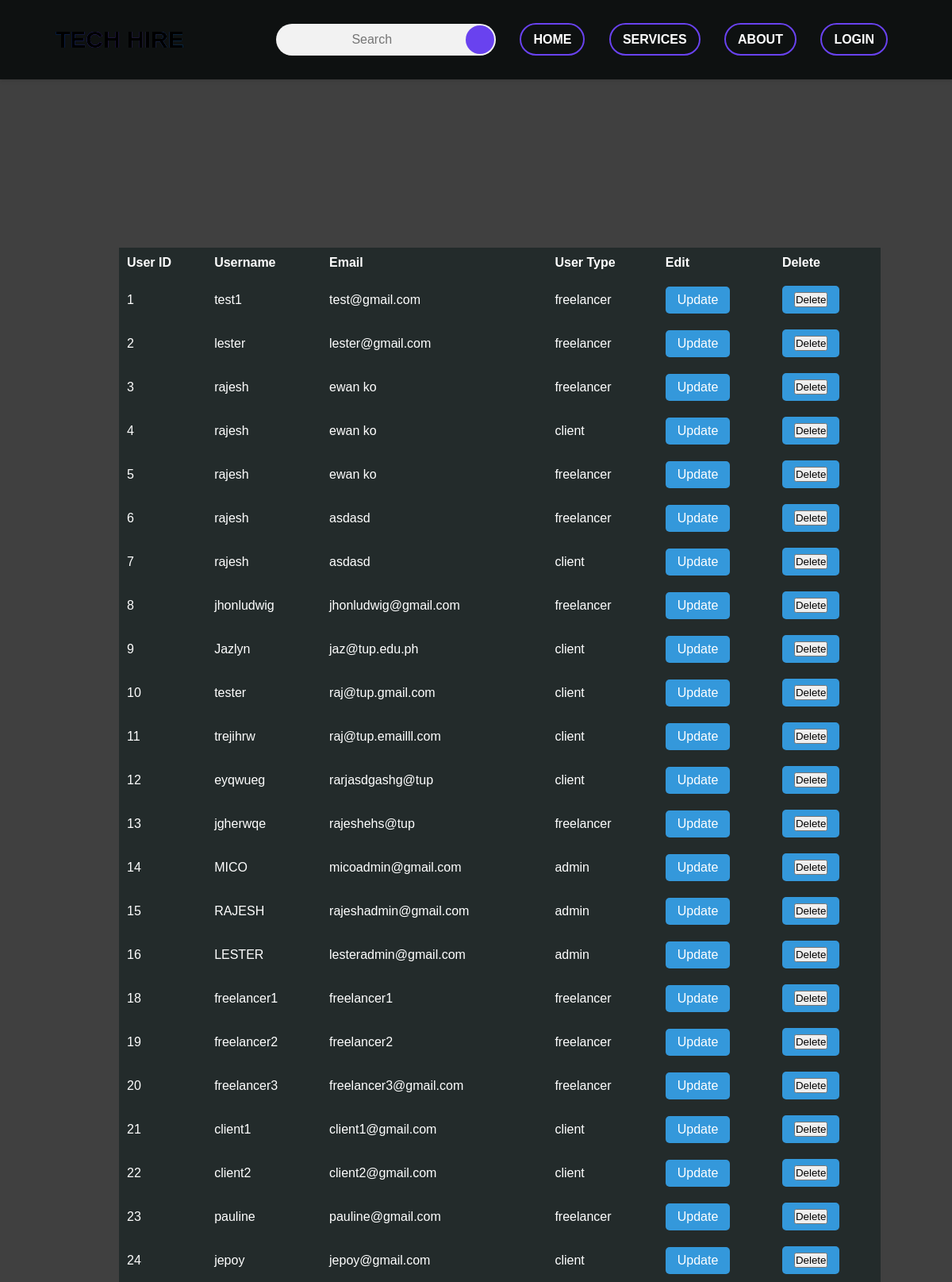
Page /actions/readuser.php on the committed database.
### tables this page shows
CREATE TABLE `users` (
  `user_id` int(11) NOT NULL,
  `username` varchar(50) NOT NULL,
  `pass` varchar(255) NOT NULL,
  `email` varchar(100) NOT NULL,
  `user_type` enum('client','freelancer','admin') NOT NULL
);

### actions/readuser.php (the view, shortened to what this page needs)
<!DOCTYPE html>
<html lang="en">
<head>
    <link rel='stylesheet' href="../css/readuser.css">
</head>
<body>
    <h2>User List</h2>
    <?php
    include('../includes/connect.php');
    include('../includes/header.php');
    $sql = "SELECT * FROM users";
    $result = $conn->query($sql);
    if ($result->num_rows > 0) {
        echo "<table>";
        echo "<tr><th>User ID</th><th>Username</th><th>Email</th><th>User Type</th><th>Edit</th><th>Delete</th></tr>";
        while ($row = $result->fetch_assoc()) {
            echo "<tr>";
            echo "<td>" . $row['user_id'] . "</td>";
            echo "<td>" . $row['username'] . "</td>";
            echo "<td>" . $row['email'] . "</td>";
            echo "<td>" . $row['user_type'] . "</td>";
            echo "<td>";
            echo "<a href='edituser.php?user_id=" . $row['user_id'] . "'>Update</a>";
            echo "<td>";
            echo "<form action='delete_user.php' method='post' onsubmit='return confirm(\"Are you sure you want to delete this user?\");'>";
            echo "<input type='submit' value='Delete'>";
            echo "</form>";
            echo "</td>";
            echo "</tr>";
        }
        echo "</table>";
    } else {
        echo "No users found.";
    }
    ?>
</body>
</html>

### includes/header.php (shortened to what this page needs)
<!DOCTYPE html>
<html lang="en">
<head>
    <link rel="stylesheet" href="../css/header.css">
</head>
<body>
<header>
    <div class="logo"><h1>Tech Hire</h1></div>
    <div class="search-box">
        <form>
            <input type="text" name="search" id="srch" placeholder="Search">
            <button type="submit"><i class="fa fa-search"></i></button>
        </form>
    </div>
    <ul>
        <li><a href="/project-root/index.php">Home</a></li>
        <li><a href="/project-root/pages/services.php">Services</a></li>
        <li><a href="/project-root/pages/about.php">About</a></li>
        <li>
            <?php
            if (isset($_SESSION['logged_in']) && $_SESSION['logged_in'] === true) {
                echo '<a href="/project-root/actions/logout.php" onclick="return confirm(\'Are you sure you want to log out?\')">Logout</a>';
            } else {
                echo '<a href="/project-root/actions/login.php">Login</a>';
            }
            ?>
        </li>
    </ul>
</header>

### css/readuser.css (style rules this page uses)
body { height: 100%; overflow-y: auto; margin: 0; padding: 0; box-sizing: border-box; font-family: "Poppins, sans-serif"; background-size: cover; background-position: center; background-repeat: repeat; background-image: linear-gradient(rgba(0, 0, 0, 0.75), rgba(0, 0, 0, 0.75)), url("../images/purplesignup.jpg"); }
h2 { font-size: 36px; margin: 20px 0; text-align: center; color: white; top: 90%; }
table { width: 80%; background-color: #232b2b; border-collapse: collapse; border-spacing: 15px; padding: 20px; margin-top: 250px; margin-left: 150px; }
th, td { padding: 10px; border: none; text-align: left; color: white; }
td form, td a { display: inline-block; padding: 8px 15px; background-color: #3498db; color: #fff; text-decoration: none; border-radius: 5px; cursor: pointer; text-align: center; }
td form { margin-right: auto; margin-left: auto; }
td a { text-align: center; margin-right: auto; margin-left: auto; }

### css/header.css (style rules this page uses)
* { margin: 0; padding: 0; box-sizing: border-box; font-family: Arial; }
body { background-size: cover; height: 100vh; background-position: center; }
header { width: 100%; height: 100px; display: flex; justify-content: space-between; align-items: center; position: fixed; z-index: 99; box-shadow: 0 0 10px #6942ef; background: #0e1111; }
header .logo { flex: 1; background: linear-gradient(90deg, #0065ff, #6942ef, #6554c0, #008cff, #0065ff, #6942ef); -webkit-background-clip: text; margin-left: 50px; text-transform: uppercase; position: relative; font-size: 15px; animation: gradientRotate 2s linear infinite; }
header .search-box { flex: 1; position: relative; }
.search-box input { width: 100%; height: 40px; border: none; outline: none; background: #f2f2f2; border-radius: 30px; color: gray; font-size: 16px; padding-left: 5px; padding-right: 40px; text-align: center; }
.search-box button { cursor: pointer; width: 40px; height: 40px; border-radius: 30px; border: none; position: absolute; top: 0; right: 0; transform: scale(0.9); background: #6942ef; color: #fff; }
header ul { flex: 2; display: flex; justify-content: space-evenly; }
header ul li { list-style: none; }
header ul li a { border-radius: 30px; border: 2px solid #6942ef; padding: 10px 15px; text-decoration: none; color: #fff; font-weight: 600; text-transform: uppercase; transition: background-color 0.3s ease-in-out, box-shadow 0.3s ease-in-out; }
header { position: fixed; top: 0; left: 0; right: 0; z-index: 10; padding: 20px; box-shadow: 0 2px 5px rgba(0, 0, 0, 0.1); }

### rows in the picture
users: user_id "1", username "test1", email "test@gmail.com", user_type "freelancer"
users: user_id "2", username "lester", email "lester@gmail.com", user_type "freelancer"
users: user_id "3", username "rajesh", email "ewan ko", user_type "freelancer"
users: user_id "4", username "rajesh", email "ewan ko", user_type "client"
users: user_id "5", username "rajesh", email "ewan ko", user_type "freelancer"
users: user_id "6", username "rajesh", email "asdasd", user_type "freelancer"
users: user_id "7", username "rajesh", email "asdasd", user_type "client"
users: user_id "8", username "jhonludwig", email "jhonludwig@gmail.com", user_type "freelancer"
users: user_id "9", username "Jazlyn", email "jaz@tup.edu.ph", user_type "client"
users: user_id "10", username "tester", email "raj@tup.gmail.com", user_type "client"
users: user_id "11", username "trejihrw", email "raj@tup.emailll.com", user_type "client"
users: user_id "12", username "eyqwueg", email "rarjasdgashg@tup", user_type "client"
users: user_id "13", username "jgherwqe", email "rajeshehs@tup", user_type "freelancer"
users: user_id "14", username "MICO", email "micoadmin@gmail.com", user_type "admin"
users: user_id "15", username "RAJESH", email "rajeshadmin@gmail.com", user_type "admin"
users: user_id "16", username "LESTER", email "lesteradmin@gmail.com", user_type "admin"
users: user_id "18", username "freelancer1", email "freelancer1", user_type "freelancer"
users: user_id "19", username "freelancer2", email "freelancer2", user_type "freelancer"
users: user_id "20", username "freelancer3", email "freelancer3@gmail.com", user_type "freelancer"
users: user_id "21", username "client1", email "client1@gmail.com", user_type "client"
users: user_id "22", username "client2", email "client2@gmail.com", user_type "client"
users: user_id "23", username "pauline", email "pauline@gmail.com", user_type "freelancer"
users: user_id "24", username "jepoy", email "jepoy@gmail.com", user_type "client"
